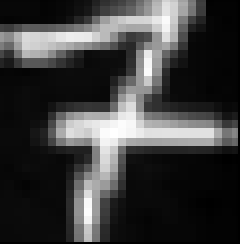
#> input picture testat/imgs/test6.png, 120 x 122 px, found by its file name (shown 2 times larger)
$ jupyter execute --allow-errors Testat.ipynb
#> lines starting #> are read from the running program, lines starting #| are printed output that depends on the picture
# Testat

[cell 1]
import os
import skimage
import numpy as np
import ipywidgets as widgets
import matplotlib.pyplot as plt
import matplotlib.patches as patches

from skimage import util
from skimage.filters import threshold_otsu
from skimage.transform import hough_line, hough_line_peaks

### 1. Load Image, resize and convert

[cell 2]
directory = "examples"
files = os.listdir(directory)
#> (the rest of this cell did not finish here and is left out)

### 2. Canny edge detector

[cell 3]
sigma = 0.5
low = 0.3
high = 0.7

imgs_edges = []
#> (the rest of this cell did not finish here and is left out)

### 3. Hough line detector

[cell 4]
plot = True
for img in imgs_edges:
    # Classic straight-line Hough transform
    # Set a precision of 0.5 degree.
    tested_angles = np.linspace(-np.pi / 2, np.pi / 2, 360, endpoint=False)
    h, theta, d = hough_line(img)

    if plot:
        fig, axes = plt.subplots(1, 2, figsize=(15, 6))
        ax = axes.ravel()

        ax[0].imshow(img, cmap="gray")
        ax[0].set_title('Input image')
        ax[1].imshow(img, cmap="gray")
        ax[1].set_ylim((img.shape[0], 0))
        ax[1].set_title('Detected lines')


    xs = []
    ys = []
    slopes = []
    bs = []
    colors = ["r", "g", "b", "y"]

    for _, angle, dist in zip(*hough_line_peaks(h, theta, d)):
        (x0, y0) = dist * np.array([np.cos(angle), np.sin(angle)])
        i = len(xs)
        xs.append(x0)
        ys.append(y0)
        slope = np.tan(angle + np.pi/2)
        slopes.append(slope)
        bs.append(y0 - slope * x0)
        if plot:
            ax[1].axline((x0, y0), slope=slope, color=colors[i])

    plt.tight_layout()
    plt.show()
    plot = False

### 4. Find intersections

[cell 5]
def line_intersect(m1, b1, m2, b2):
    x = int((b2 - b1) / (m1 - m2))
    y = int(m1 * x + b1)
    return x, y

[cell 6]
plot = True
#> (the rest of this cell did not finish here and is left out)

### 5. Geometric transformation

[cell 7]
# get long / short lines
def get_dist(p1, p2):
    return np.sqrt((p2[0] - p1[0])**2 + (p2[1] - p1[1])**2 )

[cell 8]
tims = []

#> (the rest of this cell did not finish here and is left out)

### 6. Binarize and find connected components

[cell 9]
labels = []
binaries = []
for tim in tims:
    thresh = threshold_otsu(tim)
    binary = tim > thresh
    label = skimage.measure.label(binary, background=1)
    labels.append(label)
    binaries.append(binary)

#> (the rest of this cell did not finish here and is left out)

### 7. Draw bounding boxes and crop nrs

[cell 10]
large_regions = []
#> (the rest of this cell did not finish here and is left out)

[cell 11]
nrs = {}
plot = True
for i in range(len(tims)):
    nrs[i] = []
    if plot:
        fig, ax = plt.subplots()
        ax.imshow(tims[i], cmap="gray")
    for r in large_regions[i]:
        (min_row, min_col, max_row, max_col) = r.bbox
        width = max_col - min_col
        height = max_row - min_row
        rect = patches.Rectangle((min_col,min_row),width,height,
                                 linewidth=1,edgecolor='b',facecolor='none')
        nrs[i].append(tims[i][min_row:max_row, min_col:max_col])
        if plot:
            ax.add_patch(rect)
    plot = False

#### Preprocessing and Classification

[cell 12]
import torch

class MLP(torch.nn.Module):

    def __init__(self, units, activation_class = None):
        super().__init__()
        self.layers = []
        for i in range(len(units)-2):
            self.layers.append(torch.nn.Linear(units[i], units[i+1]))
            self.layers.append(torch.nn.ReLU())
        self.layers.append(torch.nn.Linear(units[len(units)-2], units[len(units)-1]))
        print([layer for layer in self.layers])
        self.layers = torch.nn.Sequential(
            torch.nn.Flatten(),
            *self.layers
        )

    def forward(self, x):
        for layer in self.layers:
            x = layer(x)
        return x

#> (the rest of this cell did not finish here and is left out)

[cell 13]
results = {}
nrs_preprocessed = {}
values = {}
preds = {}

for i in range(len(tims)):
    results[i] = []
    nrs_preprocessed[i] = []
    values[i] = []
    preds[i] = []

    for nr in nrs[i]:
        # switch background and foreground for mnist
        nr = util.invert(nr)
        # resize image to mach input dim (1,28,28)
        nr = skimage.transform.resize(nr, (28, 28), anti_aliasing=False)
        nrs_preprocessed[i].append(nr)
        # convert to tensor
        nr = torch.from_numpy(nr)
        # append channel dimension
        nr = torch.unsqueeze(nr, 0).to(torch.float32)
        # get prediction
        pred = model(nr)
        idx = torch.argmax(pred, dim=1).item()
        conf = np.round(torch.max(pred, dim=1).values.item(), 2)
        values[i].append(conf)
        if conf < 3:
            # we are not sure about the prediction
            results[i].append("-")
        else:
            results[i].append(idx)

[cell 14]
plt.rcParams["figure.figsize"] = (10,3)

#> (the rest of this cell did not finish here and is left out)

[cell 15]
test = skimage.io.imread("test6.png", as_gray=True)
#> test is the input picture: shape (122, 120) float64; min 0, max 1, mean 0.24

[cell 16]
test = skimage.transform.resize(test, (28, 28), anti_aliasing=False)
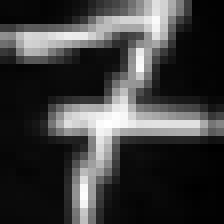
#> test: shape (28, 28) float64 (shown 8 times larger); min 0, max 1, mean 0.241
# convert to tensor
#> (the rest of this cell did not finish here and is left out)
